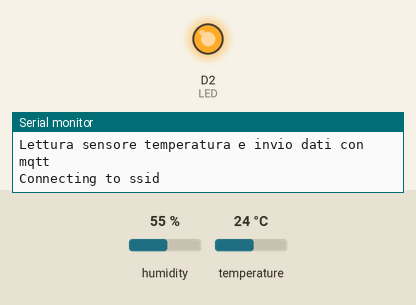
Bench run of a sketch on a simulated ESP8266 (NodeMCU). Parts: output pins drawn as LEDs (lit = HIGH), the last lines printed to the serial monitor. Inputs (shaded band) come from the test bench; at power-on: humidity 55 %, temperature 24 °C. WiFi joins after 1.5 s; servers stay silent unless stated; no MQTT or app messages arrive unless stated.

Above: at 0.1 s.
At 1.6 s:
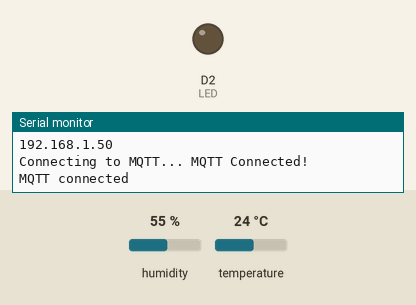
Timing chart, 0 to 3.1 s (numbered marks = the images above):
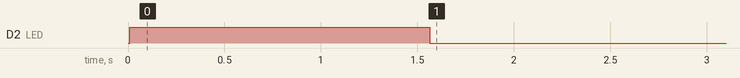

The sketch:

OTA-dht11-22-mqtt-test.ino
```cpp
/***************************************************
  Lettura di un sensore DHT22 e invio dati in mqtt
  installare librerie Adafruit
  Sensors
  DHT
  MQTT

  Aggiunto aggiornamento OTA


 ****************************************************/

#include "DHT.h"
#include <ESP8266WiFi.h>
#include <ESP8266mDNS.h>
#include <WiFiUdp.h>
#include <ArduinoOTA.h>
#include "Adafruit_MQTT.h"
#include "Adafruit_MQTT_Client.h"
#include "access.h"

/**************************** led *******************************************/
#define LED D2

/************************* Settaggi sensore *********************************/
#define DHTPIN D1
// comment/uncomment the right line
#define DHTTYPE DHT11
//#define DHTTYPE DHT22
DHT dht(DHTPIN, DHTTYPE);

/************************* Host per OTA *************************************/
const char* host = "OTA-CASA99";

/************ Global State (you don't need to change this!) *****************/
// Create an ESP8266 WiFiClient class to connect to the MQTT server.
WiFiClient client;
// Setup the MQTT client class by passing in the WiFi client and MQTT server and login details.
Adafruit_MQTT_Client mqtt(&client, AIO_SERVER, AIO_SERVERPORT, AIO_USERNAME, AIO_KEY);

/****************************** Feeds ***************************************/
Adafruit_MQTT_Publish feed_store = Adafruit_MQTT_Publish(&mqtt, "sensors-test/casa/99");
Adafruit_MQTT_Publish feed_control_t = Adafruit_MQTT_Publish(&mqtt, "control/casa/99/t");
Adafruit_MQTT_Publish feed_control_h = Adafruit_MQTT_Publish(&mqtt, "control/casa/99/h");

/*************************** Sketch Code ************************************/
void setup() {
  Serial.begin(115200);
  pinMode(LED, OUTPUT);
  dht.begin();
  delay(10);

  digitalWrite(LED, HIGH);
  Serial.println(F("Lettura sensore temperatura e invio dati con mqtt"));
  // Connect to WiFi access point.
  Serial.println(); Serial.println();

  Serial.print("Connecting to ");
  Serial.println(WLAN_SSID);

  WiFi.begin(WLAN_SSID, WLAN_PASS);
  while (WiFi.status() != WL_CONNECTED) {
    delay(500);
    Serial.print(".");
  }
  Serial.println();

  Serial.println("WiFi connected");
  Serial.println("IP address: "); Serial.println(WiFi.localIP());
  MQTT_connect();
  feed_control_t.publish("Lettura sensore temperatura e invio dati con mqtt - MQTT connected");
  feed_control_t.publish("IP address: ");
  feed_control_h.publish(WiFi.localIP());
  digitalWrite(LED, LOW);

  /* configure OTA server events */
  ArduinoOTA.setHostname(host);
  ArduinoOTA.onStart([]() {
    String type;
    if (ArduinoOTA.getCommand() == U_FLASH)
      type = "sketch";
    else // U_SPIFFS
      type = "filesystem";

    // NOTE: if updating SPIFFS this would be the place to unmount SPIFFS using SPIFFS.end()
    Serial.println("Start updating " + type);
  });
  ArduinoOTA.onEnd([]() {
    Serial.println("\nEnd");
  });
  ArduinoOTA.onProgress([](unsigned int progress, unsigned int total) {
    Serial.printf("Progress: %u%%\r", (progress / (total / 100)));
  });
  ArduinoOTA.onError([](ota_error_t error) {
    Serial.printf("Error[%u]: ", error);
    if (error == OTA_AUTH_ERROR) Serial.println("Auth Failed");
    else if (error == OTA_BEGIN_ERROR) Serial.println("Begin Failed");
    else if (error == OTA_CONNECT_ERROR) Serial.println("Connect Failed");
    else if (error == OTA_RECEIVE_ERROR) Serial.println("Receive Failed");
    else if (error == OTA_END_ERROR) Serial.println("End Failed");
  });
  ArduinoOTA.begin();
}

float h,t;
char feed[100];
char buf_t[10], buf_h[10];
char ctrl[100];

void loop() {
  ArduinoOTA.handle();

  // Ensure the connection to the MQTT server is alive (this will make the first
  // connection and automatically reconnect when disconnected).  See the MQTT_connect
  // function definition further below.
  MQTT_connect();
  Serial.println("MQTT connected");

  /*
   *  aspetto Xs per una nuova lettura il ciclo di lettura lo faccio durare comunque 2 secondi
   *  temporizzazioni che servono per stabilizzare le letture del dht a 3.3v
   *  importante anche una resistenza da 5,6k invece di una da 10k
   */
  delay(1000);

  //leggo il sensore
  h = dht.readHumidity();
  t = dht.readTemperature();

  //aspetto ... serve per evitare il nan
  delay(2000);
  //sprintf(ctrl, "\"temp grezza\":%s,\"humy grezza\":%s", buf_t, buf_h);
  feed_control_h.publish(h);
  feed_control_t.publish(t);

  if (isnan(h) || isnan(t)) {
        Serial.println(F("Lettura non valida "));
        // Lsmpeggio led
        for (int i=0;i<7;i++) {
          digitalWrite(LED, HIGH);
          delay(500);
          digitalWrite(LED, LOW);
        }
        //aspetto 10 secondi
        delay(10000);
      } else {
        digitalWrite(LED, HIGH);
        dtostrf(t, 6, 2, buf_t);
        dtostrf(h, 6, 2, buf_h);
        sprintf(feed, "{\"ID\":99,\"temp\":%s,\"humy\":%s,\"status\":0}", buf_t, buf_h);
        Serial.println(feed);
        // Pubblico sul broker mqtt
        if (! feed_store.publish(feed)) {
          Serial.println(F("MQTT Failed"));
        } else {
          Serial.println(F("MQTT OK!"));
        }
        digitalWrite(LED, LOW);
        //aspetto 3 minuti
        //delay(180000);
        //aspetto 30 secondi con possibilità di OTA
         //OTA_delay(30000);
        delay(180000);
      }

}

// Function to connect and reconnect as necessary to the MQTT server.
void OTA_delay(uint32_t pausa) {
  static uint32_t tick = 0;
  Serial.print(F("Millis "));
  Serial.println(millis());
  if ( millis() - tick < pausa) { return; }
  ArduinoOTA.handle();
  tick = millis();
}


// Function to connect and reconnect as necessary to the MQTT server.
// Should be called in the loop function and it will take care if connecting.
void MQTT_connect() {
  int8_t ret;

  // Stop if already connected.
  if (mqtt.connected()) {
    return;
  }

  Serial.print("Connecting to MQTT... ");

  uint8_t retries = 3;
  while ((ret = mqtt.connect()) != 0) { // connect will return 0 for connected
       Serial.println(mqtt.connectErrorString(ret));
       Serial.println("Retrying MQTT connection in 5 seconds...");
       mqtt.disconnect();
       delay(5000);  // wait 5 seconds
       retries--;
       if (retries == 0) {
         // basically die and wait for WDT to reset me
         while (1);
       }
  }
  Serial.println("MQTT Connected!");
}
```

example-access.h
```cpp
/************************* WiFi Access Point *********************************/

#define WLAN_SSID       "ssid"
#define WLAN_PASS       "pass"

/************************* Mqtt setup ****************************************/

#define AIO_SERVER      "broker mqtt"
#define AIO_SERVERPORT  1883                   // use 8883 for SSL
#define AIO_USERNAME    "user mqtt"
#define AIO_KEY         "pass mqtt"


/************************* esp8266 GPIO ****************************************/

#define D0 16
#define D1 5 // I2C Bus SCL (clock) GPIO5
#define D2 4 // I2C Bus SDA (data)
#define D3 0
#define D4 2 // Same as "LED_BUILTIN", but inverted logic
#define D5 14 // SPI Bus SCK (clock)
#define D6 12 // SPI Bus MISO
#define D7 13 // SPI Bus MOSI
#define D8 15 // SPI Bus SS (CS)
#define D9 3 // RX0 (Serial console)
#define D10 1 // TX0 (Serial console)
```
